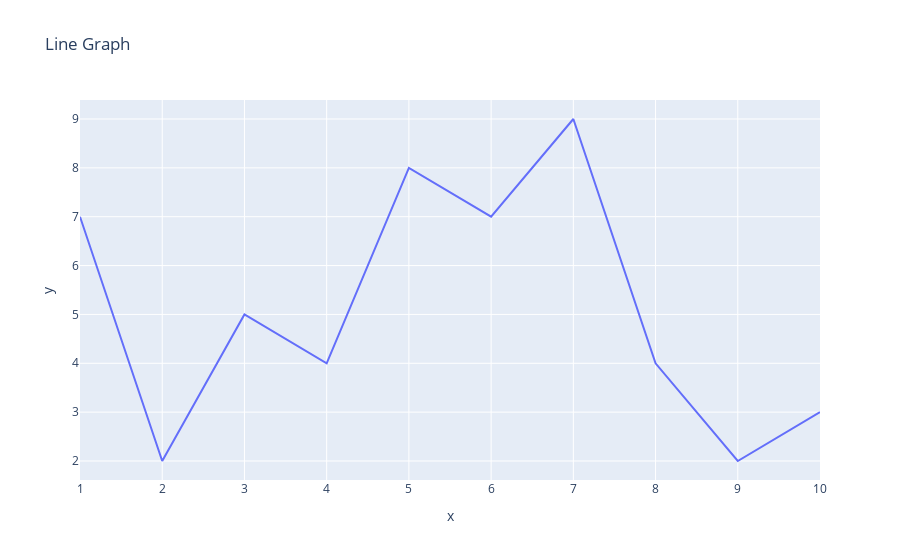

The notebook cell this image was saved under:
### Code cell
fig1= px.line(x = x, y= y, title= "Line Graph")
fig1.show()

### Figure 1 — Plotly figure (JSON) as saved in the notebook; plotly's stock layout.template omitted (floating-point values rounded to 4 significant figures)
{"data": [{"hovertemplate": "x=%{x}<br>y=%{y}<extra></extra>", "legendgroup": "", "line": {"color": "#636efa", "dash": "solid"}, "marker": {"symbol": "circle"}, "mode": "lines", "name": "", "orientation": "v", "showlegend": false, "type": "scatter", "x": [1, 2, 3, 4, 5, 6, 7, 8, 9, 10], "xaxis": "x", "y": [7, 2, 5, 4, 8, 7, 9, 4, 2, 3], "yaxis": "y"}], "layout": {"legend": {"tracegroupgap": 0}, "title": {"text": "Line Graph"}, "xaxis": {"anchor": "y", "domain": [0, 1], "title": {"text": "x"}}, "yaxis": {"anchor": "x", "domain": [0, 1], "title": {"text": "y"}}}}
